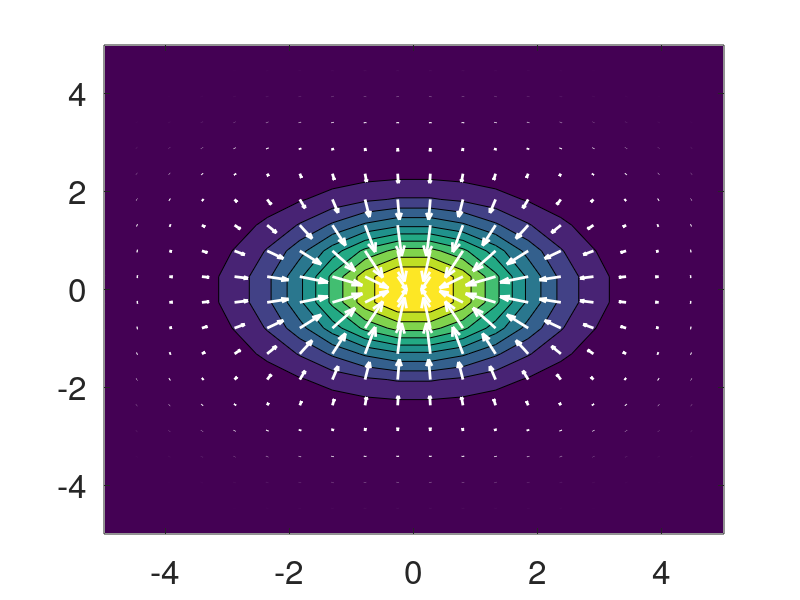
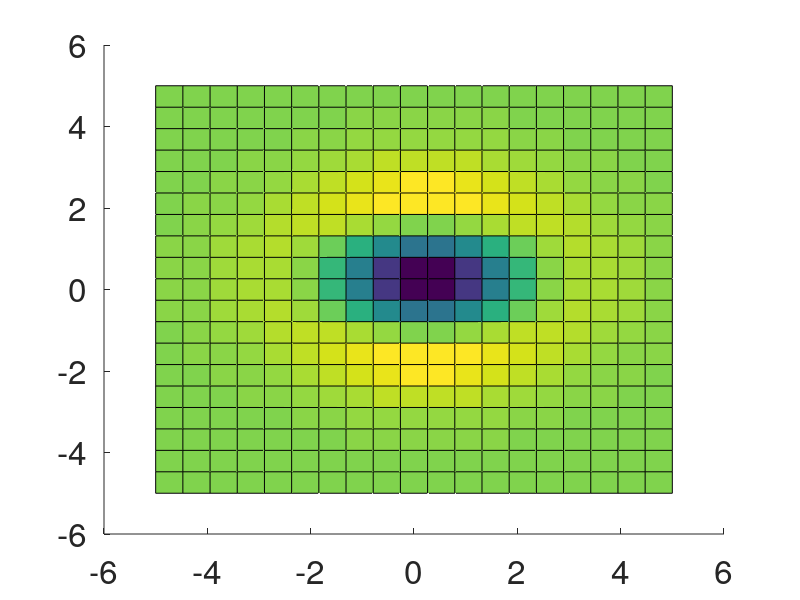

Write the MATLAB code that produced these figures, in order.
%% Multidimensional function and partial derivatives:  grad and div (laplacian and curl also useful)
lx=20;
ly=20;
x=linspace(-5,5,lx);
y=linspace(-5,5,ly);
[X,Y]=meshgrid(x,y);
f=exp(-(X.^2)/2/2).*exp(-Y.^2/2/1);

figure;
contourf(x,y,f);

%gradient of scalar function
dx=x(2)-x(1);
dy=y(2)-y(1);


%% Gradient
gradx=zeros(size(f));
grady=zeros(size(f));

%x component of gradient
for ix=2:lx-1
    gradx(:,ix)=(f(:,ix+1)-f(:,ix-1))/2/dx;    %\partial/\partial x
end %for
gradx(:,1)=(f(:,2)-f(:,1))/dx;
gradx(:,lx)=(f(:,lx)-f(:,lx-1))/dx;

%y component of gradient
for iy=2:ly-1
    grady(iy,:)=(f(iy+1,:)-f(iy-1,:))/2/dy;    %\partial/\partial y
end %for
grady(1,:)=(f(2,:)-f(1,:))/dy;
grady(ly,:)=(f(ly,:)-f(ly-1,:))/dy;

%add quiver on top of color plot
hold on;
quiver(X,Y,gradx,grady,'Color','white','LineWidth',2);
set(gca,'FontSize',24);


%% Take the Laplacian by taking divergence of the previously computed gradient
f=gradx;
g=grady;

%x-derivative part of the divergence
divx=zeros(size(f));
for ix=2:lx-1
    divx(:,ix)=(f(:,ix+1)-f(:,ix-1))/2/dx;
end %for
divx(:,1)=(f(:,2)-f(:,1))/dx;
divx(:,lx)=(f(:,lx)-f(:,lx-1))/dx;

%y-derivative part of the divergence
divy=zeros(size(y));
for iy=2:ly-1
    divy(iy,:)=(g(iy+1,:)-g(iy-1,:))/2/dy;
end %for
divy(1,:)=(g(2,:)-g(1,:))/dy;
divy(ly,:)=(g(ly,:)-g(ly-1,:))/dy;

div=divx+divy;    %this is really laplacian b/c input is gradient

figure;
surface(x,y,div);
set(gca,'FontSize',24);

